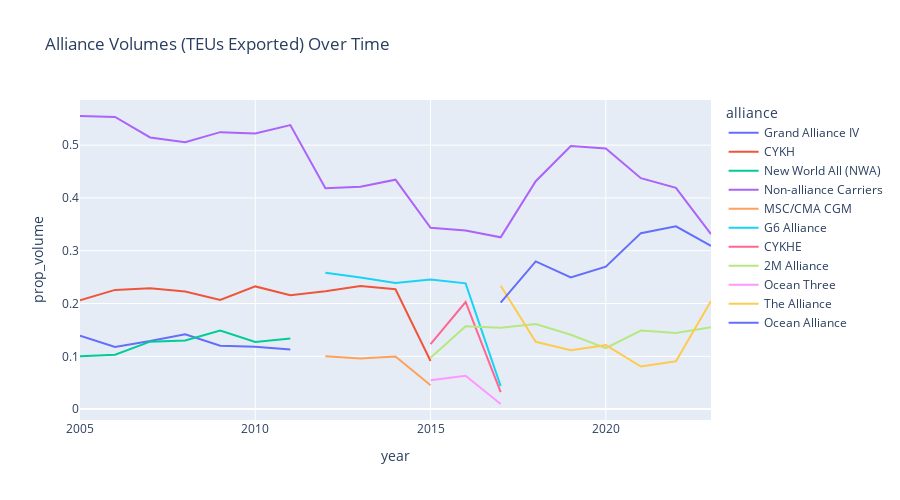

The notebook cell saved with this chart:
### Markdown cell above
## Exploratory Analysis

From publically available documents, we know which carriers are in which alliances over time [timeline graphic]. While much as been written in industry media on the presumed impacts of these alliances, many questions remain unanswered. [lit review?]

### Alliance Volumes Through Time

First, it is worthwhile to inspect the volumes carried by alliance members over time.

### Code cell
df = (
    exports_lf
    #group by alliance and year
    .group_by('alliance', 'year')
    .agg(pl.col('teus').sum())
    #get proportion 
    .with_columns((pl.col('teus')/pl.col('teus').sum().over('year')).alias('prop_volume'))
    .sort(by='year')
    .collect()
)

#plot
fig = px.line(
    df, x='year', y='prop_volume',
    color='alliance',
    title='Alliance Volumes (TEUs Exported) Over Time',
    width=900,
    height=500
    )

fig.show()

### Figure 1 — Plotly figure (JSON) as saved in the notebook; plotly's stock layout.template omitted (floating-point values rounded to 4 significant figures)
{"data": [{"hovertemplate": "alliance=Grand Alliance IV<br>year=%{x}<br>prop_volume=%{y}<extra></extra>", "legendgroup": "Grand Alliance IV", "line": {"color": "#636efa", "dash": "solid"}, "marker": {"symbol": "circle"}, "mode": "lines", "name": "Grand Alliance IV", "orientation": "v", "showlegend": true, "type": "scatter", "x": [2005, 2006, 2007, 2008, 2009, 2010, 2011], "xaxis": "x", "y": [0.139, 0.1178, 0.1288, 0.1416, 0.1199, 0.1183, 0.1128], "yaxis": "y"}, {"hovertemplate": "alliance=CYKH<br>year=%{x}<br>prop_volume=%{y}<extra></extra>", "legendgroup": "CYKH", "line": {"color": "#EF553B", "dash": "solid"}, "marker": {"symbol": "circle"}, "mode": "lines", "name": "CYKH", "orientation": "v", "showlegend": true, "type": "scatter", "x": [2005, 2006, 2007, 2008, 2009, 2010, 2011, 2012, 2013, 2014, 2015], "xaxis": "x", "y": [0.2059, 0.2258, 0.2288, 0.2227, 0.2066, 0.2324, 0.2155, 0.2232, 0.2334, 0.2269, 0.09104], "yaxis": "y"}, {"hovertemplate": "alliance=New World All (NWA)<br>year=%{x}<br>prop_volume=%{y}<extra></extra>", "legendgroup": "New World All (NWA)", "line": {"color": "#00cc96", "dash": "solid"}, "marker": {"symbol": "circle"}, "mode": "lines", "name": "New World All (NWA)", "orientation": "v", "showlegend": true, "type": "scatter", "x": [2005, 2006, 2007, 2008, 2009, 2010, 2011], "xaxis": "x", "y": [0.0999, 0.103, 0.1277, 0.13, 0.149, 0.1271, 0.1336], "yaxis": "y"}, {"hovertemplate": "alliance=Non-alliance Carriers<br>year=%{x}<br>prop_volume=%{y}<extra></extra>", "legendgroup": "Non-alliance Carriers", "line": {"color": "#ab63fa", "dash": "solid"}, "marker": {"symbol": "circle"}, "mode": "lines", "name": "Non-alliance Carriers", "orientation": "v", "showlegend": true, "type": "scatter", "x": [2005, 2006, 2007, 2008, 2009, 2010, 2011, 2012, 2013, 2014, 2015, 2016, 2017, 2018, 2019, 2020, 2021, 2022, 2023], "xaxis": "x", "y": [0.5552, 0.5534, 0.5146, 0.5057, 0.5246, 0.5222, 0.5381, 0.4182, 0.4213, 0.4346, 0.3435, 0.3385, 0.3255, 0.4317, 0.4983, 0.4937, 0.4374, 0.4191, 0.3313], "yaxis": "y"}, {"hovertemplate": "alliance=MSC/CMA CGM<br>year=%{x}<br>prop_volume=%{y}<extra></extra>", "legendgroup": "MSC/CMA CGM", "line": {"color": "#FFA15A", "dash": "solid"}, "marker": {"symbol": "circle"}, "mode": "lines", "name": "MSC/CMA CGM", "orientation": "v", "showlegend": true, "type": "scatter", "x": [2012, 2013, 2014, 2015], "xaxis": "x", "y": [0.1001, 0.09589, 0.09966, 0.04503], "yaxis": "y"}, {"hovertemplate": "alliance=G6 Alliance<br>year=%{x}<br>prop_volume=%{y}<extra></extra>", "legendgroup": "G6 Alliance", "line": {"color": "#19d3f3", "dash": "solid"}, "marker": {"symbol": "circle"}, "mode": "lines", "name": "G6 Alliance", "orientation": "v", "showlegend": true, "type": "scatter", "x": [2012, 2013, 2014, 2015, 2016, 2017], "xaxis": "x", "y": [0.2585, 0.2495, 0.2388, 0.2453, 0.2382, 0.04354], "yaxis": "y"}, {"hovertemplate": "alliance=CYKHE<br>year=%{x}<br>prop_volume=%{y}<extra></extra>", "legendgroup": "CYKHE", "line": {"color": "#FF6692", "dash": "solid"}, "marker": {"symbol": "circle"}, "mode": "lines", "name": "CYKHE", "orientation": "v", "showlegend": true, "type": "scatter", "x": [2015, 2016, 2017], "xaxis": "x", "y": [0.1233, 0.2029, 0.03212], "yaxis": "y"}, {"hovertemplate": "alliance=2M Alliance<br>year=%{x}<br>prop_volume=%{y}<extra></extra>", "legendgroup": "2M Alliance", "line": {"color": "#B6E880", "dash": "solid"}, "marker": {"symbol": "circle"}, "mode": "lines", "name": "2M Alliance", "orientation": "v", "showlegend": true, "type": "scatter", "x": [2015, 2016, 2017, 2018, 2019, 2020, 2021, 2022, 2023], "xaxis": "x", "y": [0.09715, 0.1571, 0.1539, 0.1611, 0.1409, 0.1154, 0.1487, 0.1444, 0.155], "yaxis": "y"}, {"hovertemplate": "alliance=Ocean Three<br>year=%{x}<br>prop_volume=%{y}<extra></extra>", "legendgroup": "Ocean Three", "line": {"color": "#FF97FF", "dash": "solid"}, "marker": {"symbol": "circle"}, "mode": "lines", "name": "Ocean Three", "orientation": "v", "showlegend": true, "type": "scatter", "x": [2015, 2016, 2017], "xaxis": "x", "y": [0.05471, 0.06327, 0.009653], "yaxis": "y"}, {"hovertemplate": "alliance=The Alliance<br>year=%{x}<br>prop_volume=%{y}<extra></extra>", "legendgroup": "The Alliance", "line": {"color": "#FECB52", "dash": "solid"}, "marker": {"symbol": "circle"}, "mode": "lines", "name": "The Alliance", "orientation": "v", "showlegend": true, "type": "scatter", "x": [2017, 2018, 2019, 2020, 2021, 2022, 2023], "xaxis": "x", "y": [0.2338, 0.1275, 0.1116, 0.1211, 0.08059, 0.09048, 0.2046], "yaxis": "y"}, {"hovertemplate": "alliance=Ocean Alliance<br>year=%{x}<br>prop_volume=%{y}<extra></extra>", "legendgroup": "Ocean Alliance", "line": {"color": "#636efa", "dash": "solid"}, "marker": {"symbol": "circle"}, "mode": "lines", "name": "Ocean Alliance", "orientation": "v", "showlegend": true, "type": "scatter", "x": [2017, 2018, 2019, 2020, 2021, 2022, 2023], "xaxis": "x", "y": [0.2015, 0.2797, 0.2493, 0.2698, 0.3333, 0.3461, 0.3091], "yaxis": "y"}], "layout": {"height": 500, "legend": {"title": {"text": "alliance"}, "tracegroupgap": 0}, "title": {"text": "Alliance Volumes (TEUs Exported) Over Time"}, "width": 900, "xaxis": {"anchor": "y", "domain": [0, 1], "title": {"text": "year"}}, "yaxis": {"anchor": "x", "domain": [0, 1], "title": {"text": "prop_volume"}}}}
